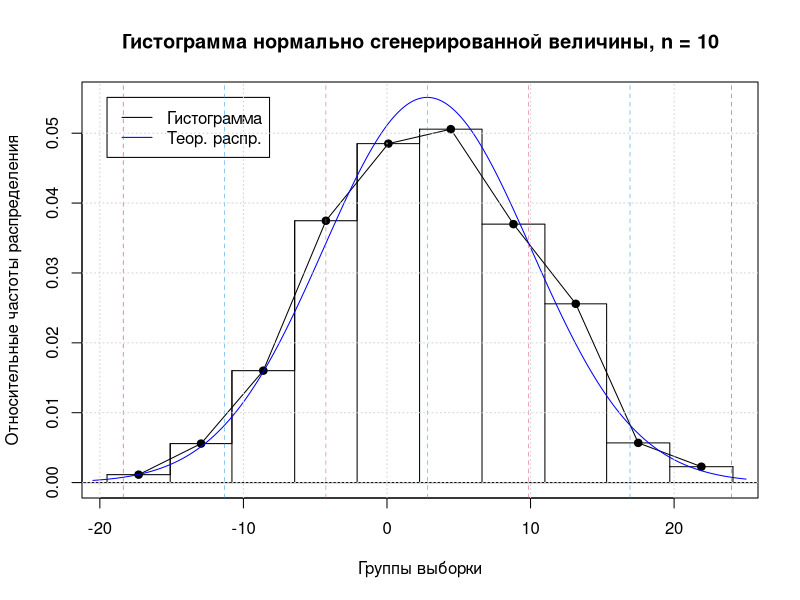
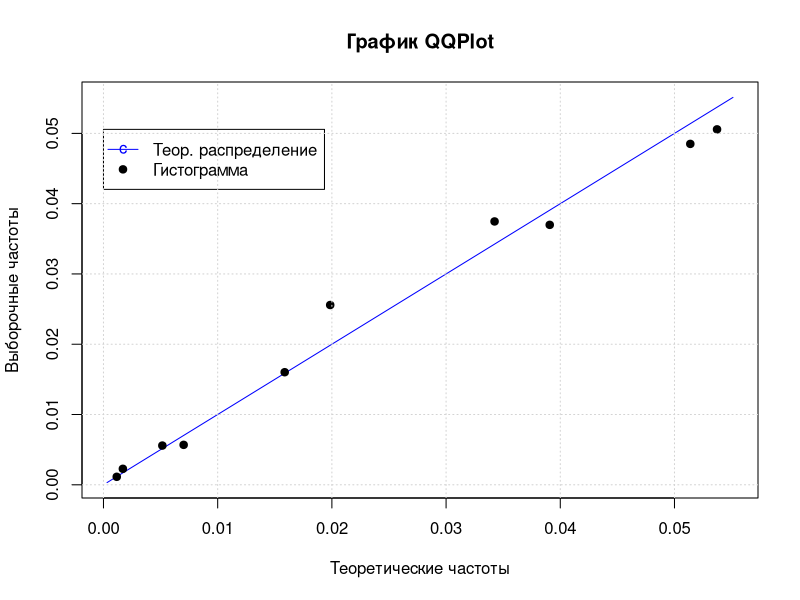
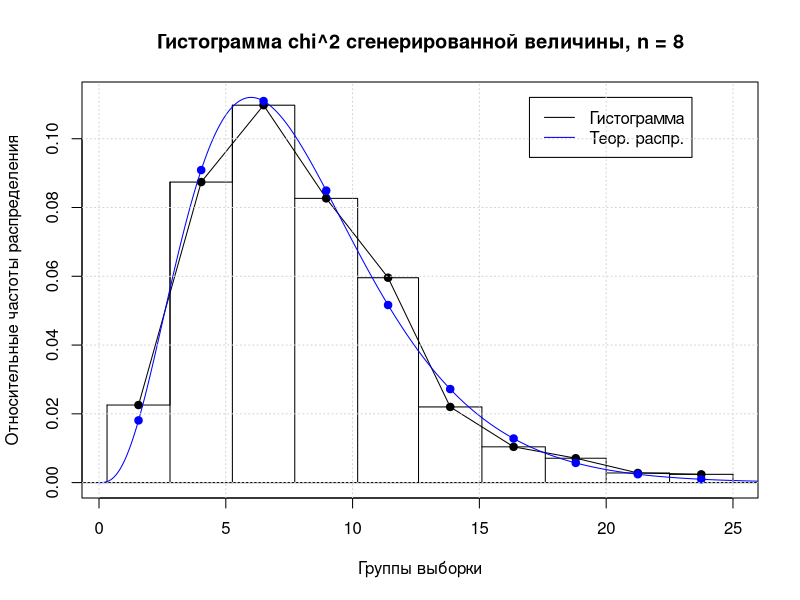
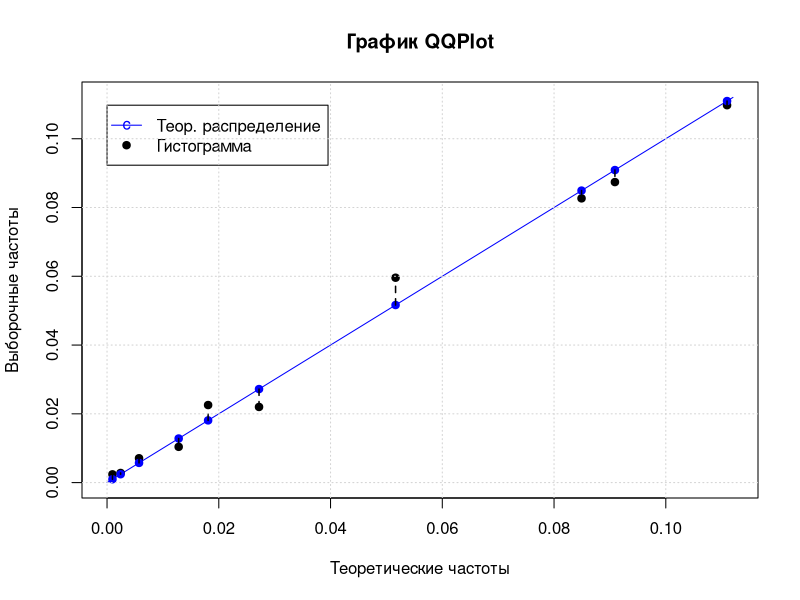
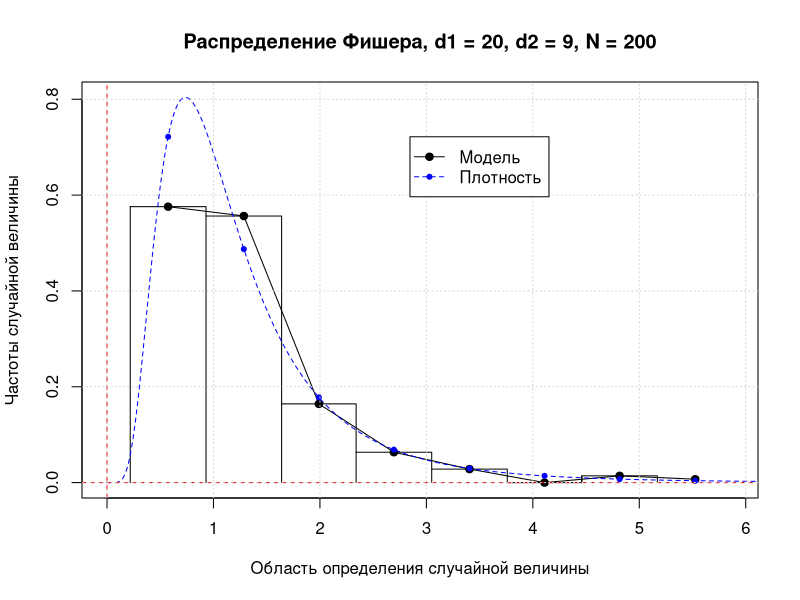
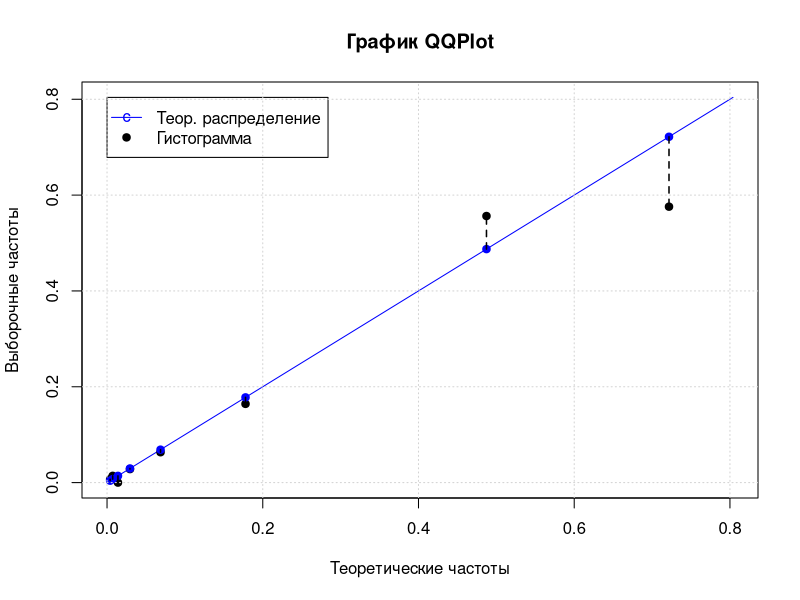
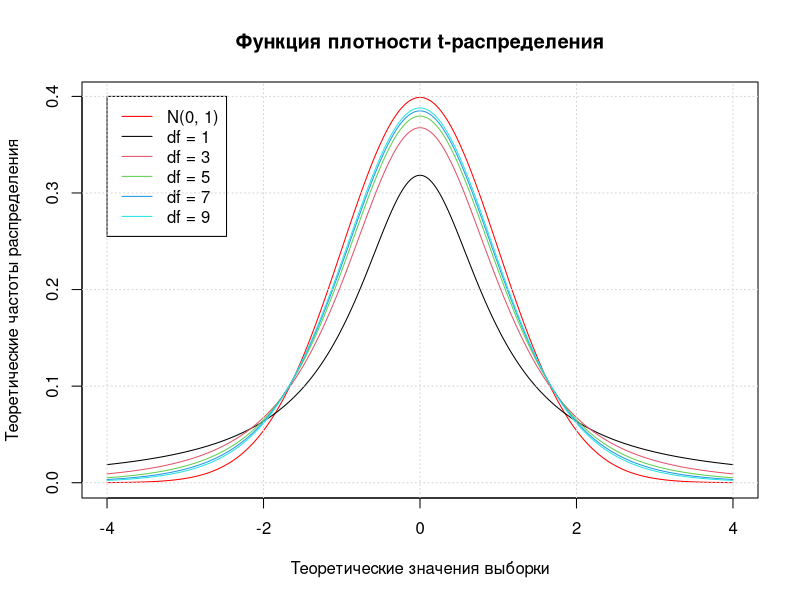
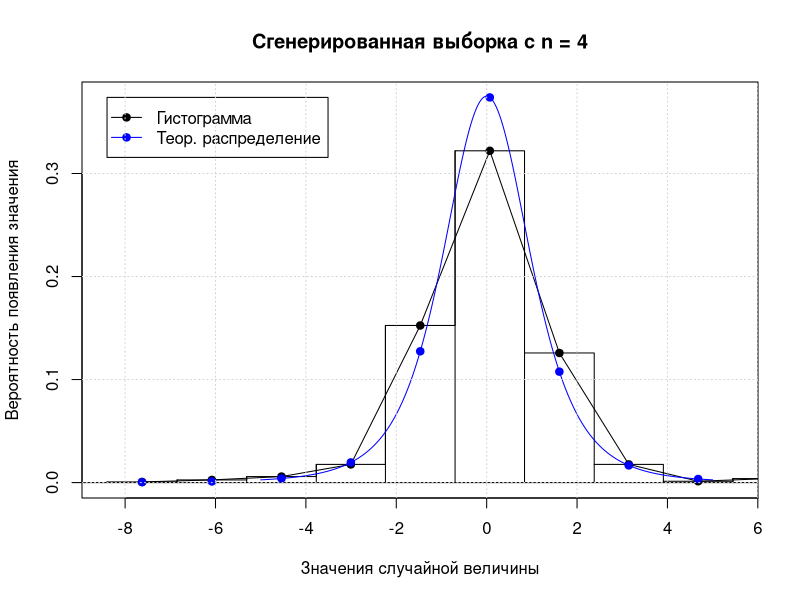

The R source for these figures, in order:
## ---- chunk 1
knitr::opts_chunk$set(echo = FALSE, dev="cairo_pdf", dpi = 500, out.width="60%", fig.align='center')
library(dplyr)
library(stringr)
## ---- chunk 2
hist_table <- function(X_sample, groups = "Sturges") {
  N <- length(X_sample)
  if (stringr::str_to_lower(groups[1]) == "sturges") {
    groups <- 1 + floor(log2(N))
  }
  
  factor_groups <- cut(X_sample, groups)
  table_cut <- table(factor_groups)
  
  Z <- names(table_cut) %>% 
    stringr::str_replace_all(pattern = "[\\(\\]]", repl = "") %>% 
    stringr::str_split(",") %>% 
    unlist() %>% 
    as.numeric()
  
  table_hist <- data.frame(groupnames = factor(x = names(table_cut), 
                                                levels = levels(factor_groups)),
                           abs_freq = as.numeric(table_cut),
                           rel_freq = as.numeric(table_cut) / N,
                           low = Z[seq(1, length(Z), 2)],
                           high = Z[seq(2, length(Z), 2)],
                           med = (Z[seq(1, length(Z), 2)] + Z[seq(2, length(Z), 2)]) / 2,
                           h = (Z[seq(2, length(Z), 2)] - Z[seq(1, length(Z), 2)]))
  return(table_hist)
}
## ---- chunk 3
set.seed(123)

n_distr <- 10
N_members <- 1000
matrix_param <- matrix(0, nrow=n_distr, ncol=2)
normal_distrib <- 0
mu_distrib <- 0
var_distrib <- 0

for (i in 1:n_distr) {
   matrix_param[i, 1:2] <- runif(2, -10, 10)
   new_unif <- runif(N_members, min = min(matrix_param[i, ]), max = max(matrix_param[i, ]))
   mu_distrib <- mu_distrib + mean(new_unif)
   var_distrib <- var_distrib + var(new_unif) 
   normal_distrib <- normal_distrib + new_unif
}


table_normal <- hist_table(normal_distrib)
grid <- seq(min(normal_distrib) - 1, max(normal_distrib) + 1, 0.001)
theor_distr <- dnorm(grid, mean(normal_distrib), sd(normal_distrib))

plot(table_normal$low, table_normal$rel_freq/table_normal$h, type="h",
     main = paste0("Гистограмма нормально сгенерированной величины, n = ", n_distr),
     xlab = "Группы выборки",
     ylab = "Относительные частоты распределения",
     xlim = c(min(table_normal$low), max(table_normal$high)),
     ylim = c(0, max(theor_distr, table_normal$rel_freq/table_normal$h)))
lines(table_normal$low, table_normal$rel_freq/table_normal$h, type="s")
lines(table_normal$med, table_normal$rel_freq/table_normal$h, type="o", pch = 19)
lines(max(table_normal$high), 
      table_normal$rel_freq[nrow(table_normal)] / 
        table_normal$h[nrow(table_normal)],
      type = "h")
segments(x0 = max(table_normal$low),
         x1 = max(table_normal$high), 
         y0 = table_normal$rel_freq[nrow(table_normal)]/table_normal$h[nrow(table_normal)],
         y1 = table_normal$rel_freq[nrow(table_normal)]/table_normal$h[nrow(table_normal)])
abline(h = 0)
lines(grid, theor_distr, col = "blue")
legend(x = min(table_normal$low),
       y = max(theor_distr, table_normal$rel_freq/table_normal$h),
       legend = c("Гистограмма", "Теор. распр."),
       col = c("black", "blue"),
       lty = c(1, 1))
abline(v = mu_distrib + sqrt(var_distrib) * (-3:3), col = abs(c(-3:-1, 5, 1:3)) * 2, lty = 2, lwd = I(0.5))
grid()
## ---- chunk 4
plot(theor_distr, theor_distr, col = "blue", type = "l",
     main = "График QQPlot",
     xlab = "Теоретические частоты",
     ylab = "Выборочные частоты")
points(dnorm(table_normal$med, mean(normal_distrib), sd(normal_distrib)), 
       table_normal$rel_freq/table_normal$h, pch = 19)
legend(x = 0, y = max(table_normal$rel_freq/table_normal$h),
       legend = c("Теор. распределение",
                  "Гистограмма"),
       lty = c(1, 0),
       col = c("blue", "black"),
       pch = c(99, 19))
grid()
## ---- chunk 5
set.seed(104)
n_distr <- 8
N_members <- 1000
matrix_param <- matrix(0, nrow=n_distr, ncol=2)
chi_distrib <- 0

for (i in 1:n_distr) {
   matrix_param[i, 1:2] <- rnorm(2, 0, 1)
   new <- rnorm(N_members, matrix_param[i, 1], abs(matrix_param[i, 2]))
   new <- (new - mean(new))/sd(new)
   chi_distrib <- chi_distrib + new^2
}

table_chi <- hist_table(chi_distrib)
grid <- seq(0, qchisq(0.999, n_distr), 0.001)
theor_chi <- dchisq(grid, n_distr)

plot(table_chi$low, table_chi$rel_freq/table_chi$h, type="h",
     main = paste0("Гистограмма chi^2 сгенерированной величины, n = ", n_distr),
     xlab = "Группы выборки",
     ylab = "Относительные частоты распределения",
     xlim = c(min(table_chi$low), max(table_chi$high)),
     ylim = c(0, max(theor_chi, table_chi$rel_freq/table_chi$h)))
lines(table_chi$low, table_chi$rel_freq/table_chi$h, type="s")
lines(table_chi$med, table_chi$rel_freq/table_chi$h, type="o", pch = 19)
lines(max(table_chi$high), 
      table_chi$rel_freq[nrow(table_chi)] / 
        table_chi$h[nrow(table_chi)],
      type = "h")
segments(x0 = max(table_chi$low),
         x1 = max(table_chi$high), 
         y0 = table_chi$rel_freq[nrow(table_chi)]/table_chi$h[nrow(table_chi)],
         y1 = table_chi$rel_freq[nrow(table_chi)]/table_chi$h[nrow(table_chi)])
abline(h = 0)
lines(grid, theor_chi, col = "blue")
lines(table_chi$med, dchisq(table_chi$med, n_distr), 
      type = "p", col = "blue", pch = 19)
legend(x = quantile(table_chi$low, 0.75),
       y = max(theor_chi, table_chi$rel_freq/table_chi$h),
       legend = c("Гистограмма", "Теор. распр."),
       col = c("black", "blue"),
       lty = c(1, 1))
grid()
## ---- chunk 6
plot(theor_chi, theor_chi, col = "blue", type = "l",
     main = "График QQPlot",
     xlab = "Теоретические частоты",
     ylab = "Выборочные частоты")
points(dchisq(table_chi$med, n_distr), 
       table_chi$rel_freq/table_chi$h, pch = 19)
points(dchisq(table_chi$med, n_distr),
       dchisq(table_chi$med, n_distr),
       col = "blue",
       pch = 19)
legend(x = 0, y = max(table_chi$rel_freq/table_chi$h),
       legend = c("Теор. распределение",
                  "Гистограмма"),
       lty = c(1, 0),
       col = c("blue", "black"),
       pch = c(99, 19))
segments(x0 = dchisq(table_chi$med, n_distr),
         x1 = dchisq(table_chi$med, n_distr),
         y0 = dchisq(table_chi$med, n_distr),
         y1 = table_chi$rel_freq/table_chi$h,
         lty = 2,
         lwd = 1.5)
grid()
## ---- chunk 7
set.seed(123)
d1 <- 20
d2 <- 9
N_members <- 200

Y1 <- rchisq(N_members, d1)
Y2 <- rchisq(N_members, d2)

Fisher <- (Y1/d1) / (Y2/d2)
table_fish <- hist_table(Fisher)
Fisher_theor <- df(table_fish$med, d1, d2)
grid <- seq(0, max(table_fish$high) + 1, 0.001)
Fisher_distr <- df(grid, d1, d2)

plot(table_fish$med, table_fish$rel_freq / table_fish$h, type = "o", pch = 19,
     main = paste0("Распределение Фишера, d1 = ", d1, ", d2 = ", d2, ", N = ", N_members),
     xlab = "Область определения случайной величины",
     ylab = "Частоты случайной величины",
     ylim = c(0, max(table_fish$rel_freq, Fisher_distr)),
     xlim = c(0, max(table_fish$high)))
lines(table_fish$low, table_fish$rel_freq / table_fish$h, type = "h", pch = 19)
lines(table_fish$low, table_fish$rel_freq / table_fish$h, type = "s", pch = 19)
lines(table_fish$med, Fisher_theor, type = "p", col = "blue", pch = 20)
lines(grid, Fisher_distr, lty = 2, col = "blue")
abline(h = 0, lty = 2, col = "red")
abline(v = 0, lty = 2, col = "red")
grid()
legend(x = quantile(Fisher, 0.96), 
       y = max(table_fish$rel_freq, Fisher_theor),
       legend = c("Модель", "Плотность"),
       lty = c(1, 2),
       pch = c(19, 20),
       col = c("black", "blue"))
## ---- chunk 8
plot(Fisher_distr, Fisher_distr, col = "blue", type = "l",
     main = "График QQPlot",
     xlab = "Теоретические частоты",
     ylab = "Выборочные частоты")
points(Fisher_theor, table_fish$rel_freq/table_fish$h, pch = 19)
points(Fisher_theor, Fisher_theor, pch = 19, col = "blue")
legend(x = 0, y = max(table_fish$rel_freq/table_fish$h, Fisher_distr),
       legend = c("Теор. распределение",
                  "Гистограмма"),
       lty = c(1, 0),
       col = c("blue", "black"),
       pch = c(99, 19))

segments(x0 = Fisher_theor,
         x1 = Fisher_theor,
         y0 = Fisher_theor,
         y1 = table_fish$rel_freq/table_fish$h,
         lty = 2,
         lwd = 1.5)
grid()
## ---- chunk 9
beta_func <- function(x, y) {
  return(unlist(integrate(f = function(z){z^(x-1) * (1 - z)^(y-1)},
                   lower = 0,
                   upper = 1)[1]))
}

t_student_distr <- function(x, df) {
  return(1/(sqrt(df) * beta_func(1/2, df/2)) * ((1 + x^2/df)^(-(df+1)/(2))))
}

grid <- seq(-4, 4, 0.001)
plot(grid, dnorm(grid, 0, 1), type = "l", col = "red",
     main = "Функция плотности t-распределения",
     xlab = "Теоретические значения выборки",
     ylab = "Теоретические частоты распределения")
for (i in seq(1, 10, 2)) {
  lines(grid, t_student_distr(grid, i), col = (i + 1)/ 2, type = "l")  
}
legend(x = -4, y = 0.4, 
       legend = c("N(0, 1)", paste("df =",seq(1, 10, 2))), 
       col = c("red", (seq(1, 10, 2) + 1) / 2),
       lty = 1)
grid()
## ---- chunk 10
set.seed(123)
n_distr <- 4
t_distr <- 0
N_members <- 1000
for (i in 1:n_distr)  {
  normal_new <- rnorm(N_members, 0, 1)
  t_distr <- t_distr + normal_new^2
}
normal_new <- rnorm(N_members, 0, 1)
t_distr <- normal_new / sqrt(1/n_distr * t_distr)

table_stud <- hist_table(t_distr)
stud_theor <- dt(table_stud$med, n_distr)
grid <- seq(-5, 5, 0.001)
stud_distr <- dt(grid, n_distr)

plot(x = table_stud$low, y = table_stud$rel_freq / table_stud$h, 
     col = "black", type = "s", pch = 19, 
     ylim = c(0, max(table_stud$rel_freq / table_stud$h, stud_theor)),
     xlab = "Значения случайной величины",
     ylab = "Вероятность появления значения",
     main = paste0("Сгенерированная выборка с n = ", n_distr))
lines(x = table_stud$low, y = table_stud$rel_freq / table_stud$h, 
     col = "black", type = "h", pch = 19)
lines(x = table_stud$med, y = table_stud$rel_freq / table_stud$h, 
     col = "black", type = "o", pch = 19)
lines(max(table_stud$high), 
      table_stud$rel_freq[nrow(table_stud)] / 
        table_stud$h[nrow(table_stud)],
      type = "h")
segments(x0 = max(table_stud$low),
         x1 = max(table_stud$high), 
         y0 = table_stud$rel_freq[nrow(table_stud)]/table_stud$h[nrow(table_stud)],
         y1 = table_stud$rel_freq[nrow(table_stud)]/table_stud$h[nrow(table_stud)])
abline(h = 0)
lines(grid, stud_distr, col = "blue")
points(table_stud$med, stud_theor, col = "blue", pch = 19)
legend(x = min(table_stud$low), 
       y = max(stud_theor),
       legend = c("Гистограмма", "Теор. распределение"),
       col = c("black", "blue"),
       lty = c(1, 1),
       pch = c(19, 19))
grid()
## ---- chunk 11
plot(stud_distr, stud_distr, col = "blue", type = "l", 
     main = paste0("График QQplot для t-распределения, n = ", n_distr),
     xlab = "Теоретическая вероятность встретить значение",
     ylab = "Практические частоты")
points(stud_theor, table_stud$rel_freq / table_stud$h, pch = 19)
legend(x = 0, y = max(stud_theor),
       legend = c("Гистограммы", "Теор. частоты"),
       col = c("black", "blue"),
       lty = c(0, 1),
       pch = c(19, 19))
grid()
